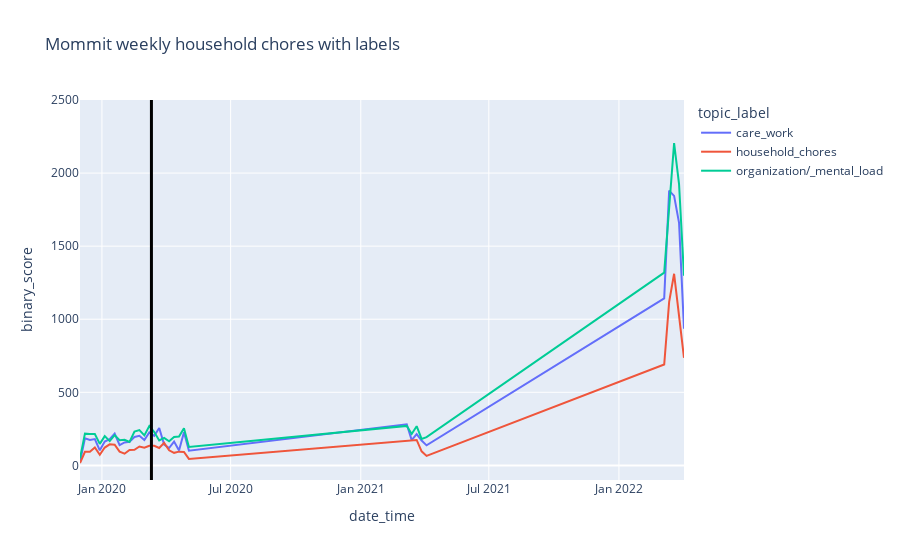
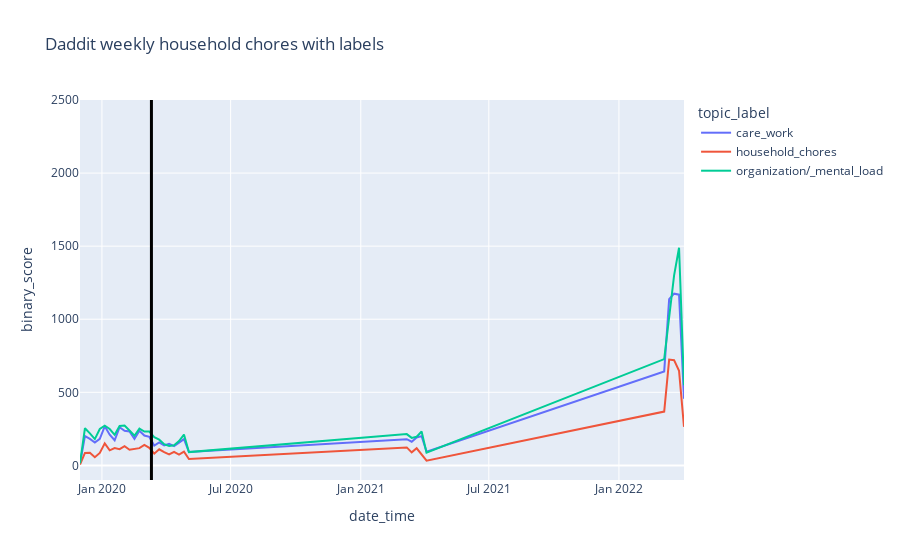

Write notebook code for charts like these, in order.
### Markdown cell above
### absolute 

- in a document at least one keyword that is grouped into a broader category is found
- a doucment can occur in more than one category

### Code cell
# by category weekly
dataframes=[mommit_weekly_labels, daddit_weekly_labels]
titles = ['Mommit weekly household chores with labels', 'Daddit weekly household chores with labels']  # Specify the titles for each dataframe

for i, dataframe in enumerate(dataframes):
    fig = px.line(dataframe, x='date_time', y="binary_score", color='topic_label', title=f"{titles[i]}")
    fig.add_vline(x="2020-03-11", line_color="black", line_width=3)
    fig.update_layout(yaxis=dict(range=[-100, 2500]))
    fig.show()

### Figure 1 — Plotly figure (JSON) as saved in the notebook; plotly's stock layout.template omitted (floating-point values rounded to 4 significant figures)
{"data": [{"hovertemplate": "topic_label=care_work<br>date_time=%{x}<br>binary_score=%{y}<extra></extra>", "legendgroup": "care_work", "line": {"color": "#636efa", "dash": "solid"}, "marker": {"symbol": "circle"}, "mode": "lines", "name": "care_work", "orientation": "v", "showlegend": true, "type": "scatter", "x": ["2019-12-01T00:00:00", "2019-12-08T00:00:00", "2019-12-15T00:00:00", "2019-12-22T00:00:00", "2019-12-29T00:00:00", "2020-01-05T00:00:00", "2020-01-12T00:00:00", "2020-01-19T00:00:00", "2020-01-26T00:00:00", "2020-02-02T00:00:00", "2020-02-09T00:00:00", "2020-02-16T00:00:00", "2020-02-23T00:00:00", "2020-03-01T00:00:00", "2020-03-08T00:00:00", "2020-03-15T00:00:00", "2020-03-22T00:00:00", "2020-03-29T00:00:00", "2020-04-05T00:00:00", "2020-04-12T00:00:00", "2020-04-19T00:00:00", "2020-04-26T00:00:00", "2020-05-03T00:00:00", "2021-03-07T00:00:00", "2021-03-14T00:00:00", "2021-03-21T00:00:00", "2021-03-28T00:00:00", "2021-04-04T00:00:00", "2022-03-06T00:00:00", "2022-03-13T00:00:00", "2022-03-20T00:00:00", "2022-03-27T00:00:00", "2022-04-03T00:00:00"], "xaxis": "x", "y": [24, 185, 174, 180, 103, 163, 180, 217, 139, 157, 162, 194, 202, 173, 226, 203, 256, 142, 119, 163, 102, 227, 100, 281, 173, 214, 170, 137, 1143, 1880, 1844, 1660, 935], "yaxis": "y"}, {"hovertemplate": "topic_label=household_chores<br>date_time=%{x}<br>binary_score=%{y}<extra></extra>", "legendgroup": "household_chores", "line": {"color": "#EF553B", "dash": "solid"}, "marker": {"symbol": "circle"}, "mode": "lines", "name": "household_chores", "orientation": "v", "showlegend": true, "type": "scatter", "x": ["2019-12-01T00:00:00", "2019-12-08T00:00:00", "2019-12-15T00:00:00", "2019-12-22T00:00:00", "2019-12-29T00:00:00", "2020-01-05T00:00:00", "2020-01-12T00:00:00", "2020-01-19T00:00:00", "2020-01-26T00:00:00", "2020-02-02T00:00:00", "2020-02-09T00:00:00", "2020-02-16T00:00:00", "2020-02-23T00:00:00", "2020-03-01T00:00:00", "2020-03-08T00:00:00", "2020-03-15T00:00:00", "2020-03-22T00:00:00", "2020-03-29T00:00:00", "2020-04-05T00:00:00", "2020-04-12T00:00:00", "2020-04-19T00:00:00", "2020-04-26T00:00:00", "2020-05-03T00:00:00", "2021-03-07T00:00:00", "2021-03-14T00:00:00", "2021-03-21T00:00:00", "2021-03-28T00:00:00", "2021-04-04T00:00:00", "2022-03-06T00:00:00", "2022-03-13T00:00:00", "2022-03-20T00:00:00", "2022-03-27T00:00:00", "2022-04-03T00:00:00"], "xaxis": "x", "y": [16, 93, 94, 123, 73, 122, 144, 142, 94, 80, 106, 107, 129, 121, 134, 134, 119, 154, 103, 86, 94, 92, 44, 170, 172, 174, 96, 65, 690, 1119, 1311, 1011, 736], "yaxis": "y"}, {"hovertemplate": "topic_label=organization/_mental_load<br>date_time=%{x}<br>binary_score=%{y}<extra></extra>", "legendgroup": "organization/_mental_load", "line": {"color": "#00cc96", "dash": "solid"}, "marker": {"symbol": "circle"}, "mode": "lines", "name": "organization/_mental_load", "orientation": "v", "showlegend": true, "type": "scatter", "x": ["2019-12-01T00:00:00", "2019-12-08T00:00:00", "2019-12-15T00:00:00", "2019-12-22T00:00:00", "2019-12-29T00:00:00", "2020-01-05T00:00:00", "2020-01-12T00:00:00", "2020-01-19T00:00:00", "2020-01-26T00:00:00", "2020-02-02T00:00:00", "2020-02-09T00:00:00", "2020-02-16T00:00:00", "2020-02-23T00:00:00", "2020-03-01T00:00:00", "2020-03-08T00:00:00", "2020-03-15T00:00:00", "2020-03-22T00:00:00", "2020-03-29T00:00:00", "2020-04-05T00:00:00", "2020-04-12T00:00:00", "2020-04-19T00:00:00", "2020-04-26T00:00:00", "2020-05-03T00:00:00", "2021-03-07T00:00:00", "2021-03-14T00:00:00", "2021-03-21T00:00:00", "2021-03-28T00:00:00", "2021-04-04T00:00:00", "2022-03-06T00:00:00", "2022-03-13T00:00:00", "2022-03-20T00:00:00", "2022-03-27T00:00:00", "2022-04-03T00:00:00"], "xaxis": "x", "y": [49, 217, 214, 214, 147, 200, 166, 207, 172, 175, 160, 231, 241, 205, 269, 228, 171, 188, 165, 194, 197, 254, 126, 270, 215, 268, 181, 193, 1319, 1791, 2205, 1924, 1298], "yaxis": "y"}], "layout": {"legend": {"title": {"text": "topic_label"}, "tracegroupgap": 0}, "shapes": [{"line": {"color": "black", "width": 3}, "type": "line", "x0": "2020-03-11", "x1": "2020-03-11", "xref": "x", "y0": 0, "y1": 1, "yref": "y domain"}], "title": {"text": "Mommit weekly household chores with labels"}, "xaxis": {"anchor": "y", "domain": [0, 1], "title": {"text": "date_time"}}, "yaxis": {"anchor": "x", "domain": [0, 1], "range": [-100, 2500], "title": {"text": "binary_score"}}}}

### Figure 2 — Plotly figure (JSON) as saved in the notebook; plotly's stock layout.template omitted (floating-point values rounded to 4 significant figures)
{"data": [{"hovertemplate": "topic_label=care_work<br>date_time=%{x}<br>binary_score=%{y}<extra></extra>", "legendgroup": "care_work", "line": {"color": "#636efa", "dash": "solid"}, "marker": {"symbol": "circle"}, "mode": "lines", "name": "care_work", "orientation": "v", "showlegend": true, "type": "scatter", "x": ["2019-12-01T00:00:00", "2019-12-08T00:00:00", "2019-12-15T00:00:00", "2019-12-22T00:00:00", "2019-12-29T00:00:00", "2020-01-05T00:00:00", "2020-01-12T00:00:00", "2020-01-19T00:00:00", "2020-01-26T00:00:00", "2020-02-02T00:00:00", "2020-02-09T00:00:00", "2020-02-16T00:00:00", "2020-02-23T00:00:00", "2020-03-01T00:00:00", "2020-03-08T00:00:00", "2020-03-15T00:00:00", "2020-03-22T00:00:00", "2020-03-29T00:00:00", "2020-04-05T00:00:00", "2020-04-12T00:00:00", "2020-04-19T00:00:00", "2020-04-26T00:00:00", "2020-05-03T00:00:00", "2021-03-07T00:00:00", "2021-03-14T00:00:00", "2021-03-21T00:00:00", "2021-03-28T00:00:00", "2021-04-04T00:00:00", "2022-03-06T00:00:00", "2022-03-13T00:00:00", "2022-03-20T00:00:00", "2022-03-27T00:00:00", "2022-04-03T00:00:00"], "xaxis": "x", "y": [12, 200, 181, 156, 182, 267, 210, 172, 261, 237, 232, 181, 237, 204, 195, 136, 157, 136, 147, 132, 156, 180, 91, 179, 162, 191, 200, 94, 643, 1138, 1175, 1168, 456], "yaxis": "y"}, {"hovertemplate": "topic_label=household_chores<br>date_time=%{x}<br>binary_score=%{y}<extra></extra>", "legendgroup": "household_chores", "line": {"color": "#EF553B", "dash": "solid"}, "marker": {"symbol": "circle"}, "mode": "lines", "name": "household_chores", "orientation": "v", "showlegend": true, "type": "scatter", "x": ["2019-12-01T00:00:00", "2019-12-08T00:00:00", "2019-12-15T00:00:00", "2019-12-22T00:00:00", "2019-12-29T00:00:00", "2020-01-05T00:00:00", "2020-01-12T00:00:00", "2020-01-19T00:00:00", "2020-01-26T00:00:00", "2020-02-02T00:00:00", "2020-02-09T00:00:00", "2020-02-16T00:00:00", "2020-02-23T00:00:00", "2020-03-01T00:00:00", "2020-03-08T00:00:00", "2020-03-15T00:00:00", "2020-03-22T00:00:00", "2020-03-29T00:00:00", "2020-04-05T00:00:00", "2020-04-12T00:00:00", "2020-04-19T00:00:00", "2020-04-26T00:00:00", "2020-05-03T00:00:00", "2021-03-07T00:00:00", "2021-03-14T00:00:00", "2021-03-21T00:00:00", "2021-03-28T00:00:00", "2021-04-04T00:00:00", "2022-03-06T00:00:00", "2022-03-13T00:00:00", "2022-03-20T00:00:00", "2022-03-27T00:00:00", "2022-04-03T00:00:00"], "xaxis": "x", "y": [6, 85, 87, 56, 85, 151, 103, 118, 111, 131, 107, 113, 118, 140, 120, 80, 110, 90, 75, 93, 74, 94, 44, 123, 89, 117, 72, 32, 368, 724, 720, 647, 264], "yaxis": "y"}, {"hovertemplate": "topic_label=organization/_mental_load<br>date_time=%{x}<br>binary_score=%{y}<extra></extra>", "legendgroup": "organization/_mental_load", "line": {"color": "#00cc96", "dash": "solid"}, "marker": {"symbol": "circle"}, "mode": "lines", "name": "organization/_mental_load", "orientation": "v", "showlegend": true, "type": "scatter", "x": ["2019-12-01T00:00:00", "2019-12-08T00:00:00", "2019-12-15T00:00:00", "2019-12-22T00:00:00", "2019-12-29T00:00:00", "2020-01-05T00:00:00", "2020-01-12T00:00:00", "2020-01-19T00:00:00", "2020-01-26T00:00:00", "2020-02-02T00:00:00", "2020-02-09T00:00:00", "2020-02-16T00:00:00", "2020-02-23T00:00:00", "2020-03-01T00:00:00", "2020-03-08T00:00:00", "2020-03-15T00:00:00", "2020-03-22T00:00:00", "2020-03-29T00:00:00", "2020-04-05T00:00:00", "2020-04-12T00:00:00", "2020-04-19T00:00:00", "2020-04-26T00:00:00", "2020-05-03T00:00:00", "2021-03-07T00:00:00", "2021-03-14T00:00:00", "2021-03-21T00:00:00", "2021-03-28T00:00:00", "2021-04-04T00:00:00", "2022-03-06T00:00:00", "2022-03-13T00:00:00", "2022-03-20T00:00:00", "2022-03-27T00:00:00", "2022-04-03T00:00:00"], "xaxis": "x", "y": [14, 254, 219, 180, 249, 272, 249, 209, 270, 273, 239, 203, 251, 231, 231, 193, 176, 145, 133, 138, 166, 211, 91, 214, 188, 196, 232, 87, 727, 1005, 1300, 1489, 549], "yaxis": "y"}], "layout": {"legend": {"title": {"text": "topic_label"}, "tracegroupgap": 0}, "shapes": [{"line": {"color": "black", "width": 3}, "type": "line", "x0": "2020-03-11", "x1": "2020-03-11", "xref": "x", "y0": 0, "y1": 1, "yref": "y domain"}], "title": {"text": "Daddit weekly household chores with labels"}, "xaxis": {"anchor": "y", "domain": [0, 1], "title": {"text": "date_time"}}, "yaxis": {"anchor": "x", "domain": [0, 1], "range": [-100, 2500], "title": {"text": "binary_score"}}}}
